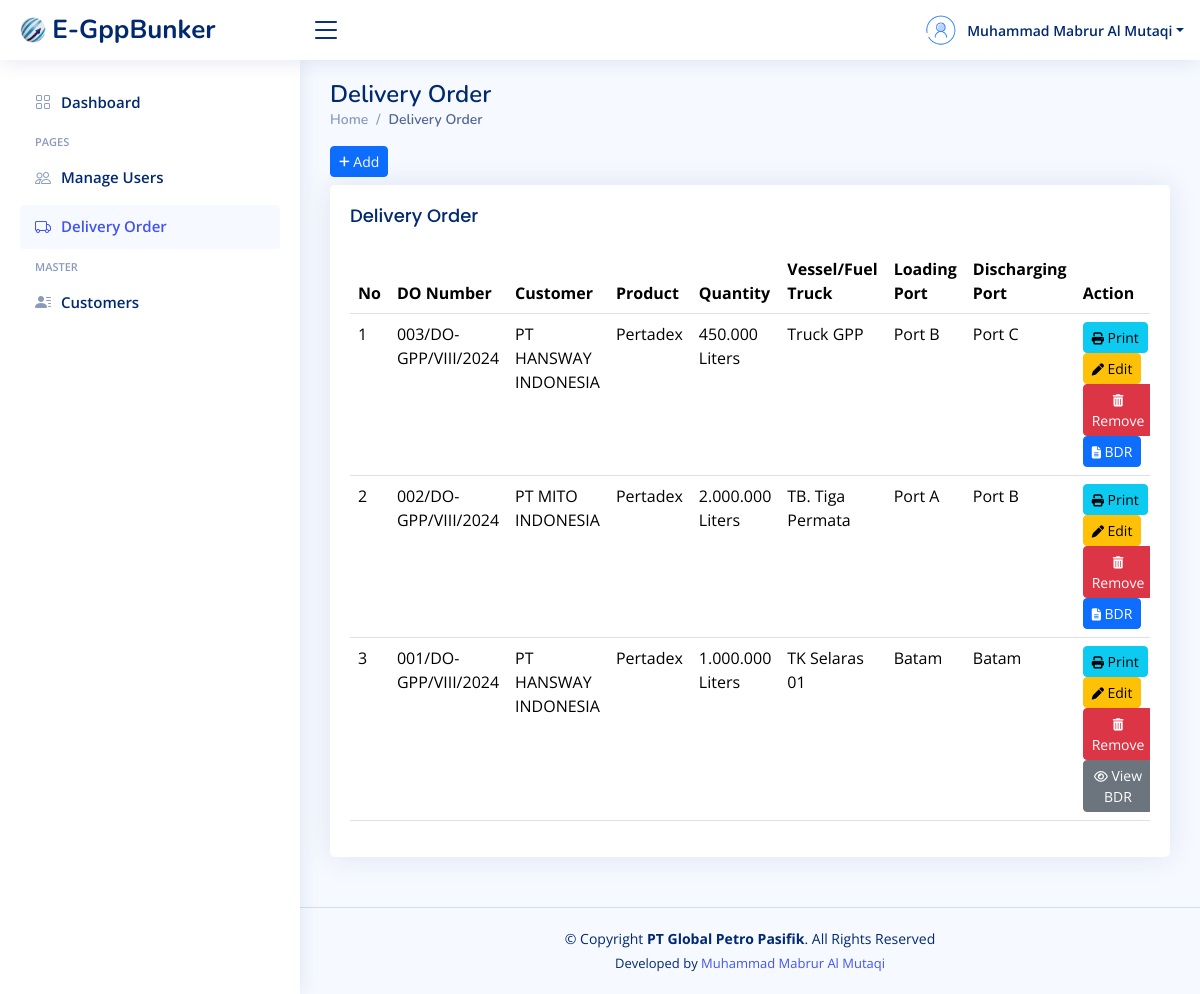
/manage-delivery-order.php (signed in), run on an earlier commit of the app's database.
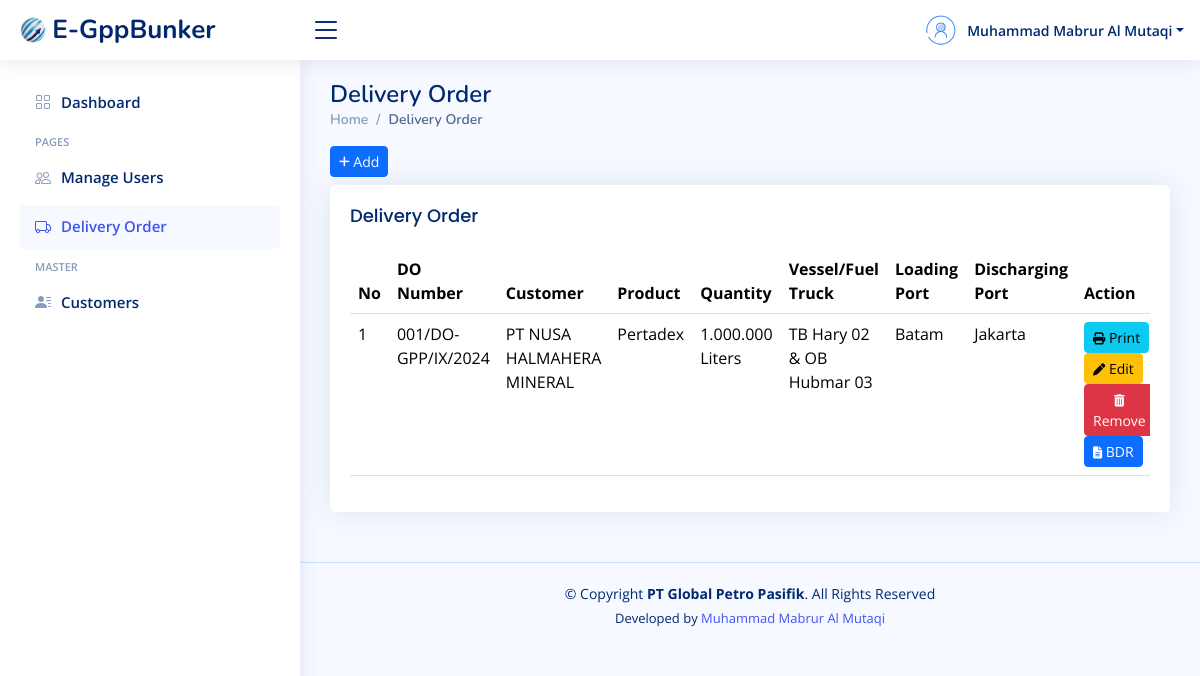
And on a later commit of the database.
### tables this page shows
CREATE TABLE `delivery_order` (
  `id_do` int(10) NOT NULL,
  `po_number` varchar(50) DEFAULT NULL,
  `do_number` varchar(50) NOT NULL,
  `do_date` date DEFAULT NULL,
  `customer_id` int(10) NOT NULL,
  `product` varchar(60) NOT NULL,
  `armada` varchar(60) NOT NULL,
  `quantity` bigint(15) NOT NULL,
  `driver` varchar(50) DEFAULT NULL,
  `departure_time` varchar(30) DEFAULT NULL,
  `arrival_time` varchar(30) DEFAULT NULL,
  `loading_port` varchar(50) NOT NULL,
  `discharging_port` varchar(50) NOT NULL,
  `commence_pump` varchar(30) DEFAULT NULL,
  `finished_pump` varchar(30) DEFAULT NULL,
  `seal_number1` varchar(30) DEFAULT NULL,
  `seal_number2` varchar(30) DEFAULT NULL
);

CREATE TABLE `customer` (
  `id_customer` int(10) NOT NULL,
  `customer_name` varchar(60) NOT NULL,
  `address` text NOT NULL
);

### manage-delivery-order.php (the view, shortened to what this page needs)
<?php
    include "koneksi.php";
    $nama = $_SESSION["nama"];
?>
<!DOCTYPE html>
<html lang="en">
<?php
    include "layouts/head-css.php";
?>
<body>
<?php
    include "layouts/header.php";
?>
<?php
    include "layouts/sidebar.php";
?>
<main id="main" class="main">
    <div class="pagetitle">
      <h1>Delivery Order</h1>
      <nav>
        <ol class="breadcrumb">
          <li class="breadcrumb-item"><a href="index.php">Home</a></li>
          <li class="breadcrumb-item active">Delivery Order</li>
        </ol>
      </nav>
    </div>
    <a href="tambah-delivery.php" class="btn btn-primary btn-sm mb-2"><i class="fa fa-plus fa-sm"></i> Add</a>
    <section class="section">
      <div class="row">
        <div class="col-lg-12">
          <div class="card">
            <div class="card-body">
              <h5 class="card-title">Delivery Order</h5>
                <div class="table-responsive">
                  <table class="table datatable">
                    <thead>
                      <tr>
                        <th>No</th>
                        <th>DO Number</th>
                        <th>Customer</th>
                        <th>Product</th>
                        <th>Quantity</th>
                        <th>Vessel/Fuel Truck</th>
                        <th>Loading Port</th>
                        <th>Discharging Port</th>
                        <th>Action</th>
                      </tr>
                    </thead>
                    <tbody>
                    <?php
                        $no = 1;
                        $query = "SELECT * FROM delivery_order JOIN customer ON customer.id_customer=delivery_order.customer_id LEFT JOIN bdr ON bdr.do_id=delivery_order.id_do ORDER BY id_do DESC";
                        $tampil = mysqli_query($koneksi, $query);
                        if (mysqli_num_rows($tampil) > 0) {
                            while ($data = mysqli_fetch_assoc($tampil)){
                              $id_do = $data['id_do'];
                              $bdrExists = mysqli_query($koneksi, "SELECT COUNT(*) as count FROM bdr WHERE do_id = $id_do");
                              $bdrExists = mysqli_fetch_assoc($bdrExists)['count'] > 0;
                    ?>
                      <tr>
                        <td><?= $no++?></td>
                        <td><?= $data['do_number']?></td>
                        <td><?= $data['customer_name']?></td>
                        <td><?= $data['product']?></td>
                        <td><?= number_format($data['quantity'], 0, ',', '.') ?> Liters</td>
                        <td><?= $data['armada']?></td>
                        <td><?= $data['loading_port']?></td>
                        <td><?= $data['discharging_port']?></td>
                        <td>
                          <a href="#" class="btn btn-info btn-sm" onclick="printContent(<?= $data['id_do']?>);"><i class="fa fa-print fa-sm"></i> Print</a>
                          <a href="edit-delivery.php?id_do=<?= $data['id_do']?>" class="btn btn-warning btn-sm"><i class="fa fa-pen fa-sm"></i> Edit</a>
                          <a href="#" class="btn btn-danger btn-sm" onclick="return confirmRemove(<?= $data['id_do']?>);"><i class="fa fa-trash fa-sm"></i> Remove</a>
                          <?php if (!$bdrExists): ?>
                              <a href="tambah-bdr.php?id_do=<?= $id_do ?>" class="btn btn-primary btn-sm"><i class="fa fa-file-alt fa-sm"></i> BDR</a>
                          <?php else: ?>
                              <a href="view-bdr.php?id_bdr=<?= $data['id_bdr'] ?>" class="btn btn-secondary btn-sm"><i class="fa fa-eye fa-sm"></i> View BDR</a>
                          <?php endif; ?>
                        </td>
                      </tr>
                    <?php
                        }
                    } else {
                    ?>
                        <tr>
                            <td colspan="5" class="text-center">Tidak ada data</td>
                        </tr>
                    <?php } ?>
                    </tbody>
                  </table>
                </div>
            </div>
          </div>
        </div>
      </div>
    </section>
  </main>
<?php
    include "layouts/footer.php";
?>
</body>
</html>

### layouts/head-css.php (shortened to what this page needs)
<head>
  <link href="assets/vendor/bootstrap/css/bootstrap.min.css" rel="stylesheet">
  <link href="assets/vendor/bootstrap-icons/bootstrap-icons.css" rel="stylesheet">
  <link href="assets/vendor/boxicons/css/boxicons.min.css" rel="stylesheet">
  <link href="assets/vendor/quill/quill.snow.css" rel="stylesheet">
  <link href="assets/vendor/quill/quill.bubble.css" rel="stylesheet">
  <link href="assets/vendor/remixicon/remixicon.css" rel="stylesheet">
  <link href="assets/vendor/simple-datatables/style.css" rel="stylesheet">
  <link href="assets/css/style.css" rel="stylesheet">
  <link rel="stylesheet" href="node_modules/@fortawesome/fontawesome-free/css/all.min.css">
</head>

### layouts/header.php (shortened to what this page needs)
<header id="header" class="header fixed-top d-flex align-items-center">
<div class="d-flex align-items-center justify-content-between">
  <a href="index.php" class="logo d-flex align-items-center">
    <img src="assets/img/logo-gpp-2.png" alt="">
    <span class=" d-lg-block">E-GppBunker</span>
  </a>
  <i class="bi bi-list toggle-sidebar-btn"></i>
</div>
<nav class="header-nav ms-auto">
  <ul class="d-flex align-items-center">
    <li class="nav-item dropdown pe-3">
      <a class="nav-link nav-profile d-flex align-items-center pe-0" href="#" data-bs-toggle="dropdown">
        <img src="assets/img/user-286.png" alt="Profile" class="rounded-circle">
        <span class="d-none d-md-block dropdown-toggle ps-2"><?= $nama?></span>
      </a>
    </li>
  </ul>
</nav>
</header>

### layouts/sidebar.php
<aside id="sidebar" class="sidebar">
<ul class="sidebar-nav" id="sidebar-nav">
  <li class="nav-item">
    <a class="nav-link <?= basename($_SERVER['PHP_SELF']) == 'index.php' || basename($_SERVER['PHP_SELF']) == 'my-profile.php' || basename($_SERVER['PHP_SELF']) == 'change-profile.php' || basename($_SERVER['PHP_SELF']) == 'change-password.php' ? '' : 'collapsed'?>" href="index.php">
      <i class="bi bi-grid"></i>
      <span>Dashboard</span>
    </a>
  </li>
  <li class="nav-heading">Pages</li>
  <?php if (isset($_SESSION['is_admin']) && $_SESSION['is_admin'] == true): ?>
    <li class="nav-item ">
      <a class="nav-link <?= basename($_SERVER['PHP_SELF']) == 'manage-users.php' || basename($_SERVER['PHP_SELF']) == 'tambah-user.php' || basename($_SERVER['PHP_SELF']) == 'reset-password.php' ? '' : 'collapsed'?>" href="manage-users.php">
        <i class="bi bi-people"></i>
        <span>Manage Users</span>
      </a>
    </li>
  <?php endif; ?>
  <li class="nav-item">
    <a class="nav-link <?= basename($_SERVER['PHP_SELF']) == 'manage-delivery-order.php' || basename($_SERVER['PHP_SELF']) == 'tambah-delivery.php' || basename($_SERVER['PHP_SELF']) == 'edit-delivery.php' || basename($_SERVER['PHP_SELF']) == 'view-bdr.php' || basename($_SERVER['PHP_SELF']) == 'tambah-bdr.php' || basename($_SERVER['PHP_SELF']) == 'edit-bdr.php' ? '' : 'collapsed'?>" href="manage-delivery-order.php">
      <i class="bi bi-truck"></i>
      <span>Delivery Order</span>
    </a>
  </li>
  <li class="nav-heading">Master</li>
  <li class="nav-item">
    <a class="nav-link <?= basename($_SERVER['PHP_SELF']) == 'manage-customers.php' || basename($_SERVER['PHP_SELF']) == 'tambah-customer.php' || basename($_SERVER['PHP_SELF']) == 'edit-customer.php' ? '' : 'collapsed'?>" href="manage-customers.php">
      <i class="bi bi-person-lines-fill"></i>
      <span>Customers</span>
    </a>
  </li>
</ul>
</aside>

### layouts/footer.php
<footer id="footer" class="footer">
    <div class="copyright">
        &copy; Copyright <strong><span>PT Global Petro Pasifik</span></strong>. All Rights Reserved
    </div>
    <div class="credits">
        Developed by <a href="https://www.instagram.com/mabruralmutaqi/" target="_blank">Muhammad Mabrur Al Mutaqi</a>
    </div>
</footer>

### assets/css/style.css (style rules this page uses)
:root { scroll-behavior: smooth; }
body { font-family: "Open Sans", sans-serif; background: #f6f9ff; color: #444444; }
a { color: #4154f1; text-decoration: none; }
h1, h2, h3, h4, h5, h6 { font-family: "Nunito", sans-serif; }
#main { margin-top: 60px; padding: 20px 30px; transition: all 0.3s; }
.pagetitle { margin-bottom: 10px; }
.pagetitle h1 { font-size: 24px; margin-bottom: 0; font-weight: 600; color: #012970; }
.card { margin-bottom: 30px; border: none; border-radius: 5px; box-shadow: 0px 0 30px rgba(1, 41, 112, 0.1); }
.card-title { padding: 20px 0 15px 0; font-size: 18px; font-weight: 500; color: #012970; font-family: "Poppins", sans-serif; }
.card-body { padding: 0 20px 20px 20px; }
.breadcrumb { font-size: 14px; font-family: "Nunito", sans-serif; color: #899bbd; font-weight: 600; }
.breadcrumb a { color: #899bbd; transition: 0.3s; }
.breadcrumb .breadcrumb-item::before { color: #899bbd; }
.breadcrumb .active { color: #51678f; font-weight: 600; }
.logo { line-height: 1; }
@media (min-width: 1200px) { .logo { width: 280px; } }
.logo img { max-height: 26px; margin-right: 6px; }
.logo span { font-size: 26px; font-weight: 700; color: #012970; font-family: "Nunito", sans-serif; }
.header { transition: all 0.5s; z-index: 997; height: 60px; box-shadow: 0px 2px 20px rgba(1, 41, 112, 0.1); background-color: #fff; padding-left: 20px; }
.header .toggle-sidebar-btn { font-size: 32px; padding-left: 10px; cursor: pointer; color: #012970; }
.header-nav ul { list-style: none; }
.header-nav>ul { margin: 0; padding: 0; }
.header-nav .nav-profile { color: #012970; }
.header-nav .nav-profile img { max-height: 36px; }
.header-nav .nav-profile span { font-size: 14px; font-weight: 600; }
.sidebar { position: fixed; top: 60px; left: 0; bottom: 0; width: 300px; z-index: 996; transition: all 0.3s; padding: 20px; overflow-y: auto; scrollbar-width: thin; scrollbar-color: #aab7cf transparent; box-shadow: 0px 0px 20px rgba(1, 41, 112, 0.1); background-color: #fff; }
@media (min-width: 1200px) { #main, #footer { margin-left: 300px; } }
.sidebar-nav { padding: 0; margin: 0; list-style: none; }
.sidebar-nav li { padding: 0; margin: 0; list-style: none; }
.sidebar-nav .nav-item { margin-bottom: 5px; }
.sidebar-nav .nav-heading { font-size: 11px; text-transform: uppercase; color: #899bbd; font-weight: 600; margin: 10px 0 5px 15px; }
.sidebar-nav .nav-link { display: flex; align-items: center; font-size: 15px; font-weight: 600; color: #4154f1; transition: 0.3; background: #f6f9ff; padding: 10px 15px; border-radius: 4px; }
.sidebar-nav .nav-link i { font-size: 16px; margin-right: 10px; color: #4154f1; }
.sidebar-nav .nav-link.collapsed { color: #012970; background: #fff; }
.sidebar-nav .nav-link.collapsed i { color: #899bbd; }
.footer { padding: 20px 0; font-size: 14px; transition: all 0.3s; border-top: 1px solid #cddfff; }
.footer .copyright { text-align: center; color: #012970; }
.footer .credits { padding-top: 5px; text-align: center; font-size: 13px; color: #012970; }

What changed in the data, as far as the page shows it:
removed delivery_order: do_number "003/DO-GPP/VIII/2024", customer.customer_name "PT HANSWAY INDONESIA", product "Pertadex", quantity "450.000", armada "Truck GPP", loading_port "Port B", discharging_port "Port C"
removed delivery_order: do_number "002/DO-GPP/VIII/2024", customer.customer_name "PT MITO INDONESIA", product "Pertadex", quantity "2.000.000", armada "TB. Tiga Permata", loading_port "Port A", discharging_port "Port B"
removed delivery_order: do_number "001/DO-GPP/VIII/2024", customer.customer_name "PT HANSWAY INDONESIA", product "Pertadex", quantity "1.000.000", armada "TK Selaras 01", loading_port "Batam", discharging_port "Batam"
added delivery_order: do_number "001/DO-GPP/IX/2024", customer.customer_name "PT NUSA HALMAHERA MINERAL", product "Pertadex", quantity "1.000.000", armada "TB Hary 02 & OB Hubmar 03", loading_port "Batam", discharging_port "Jakarta"
